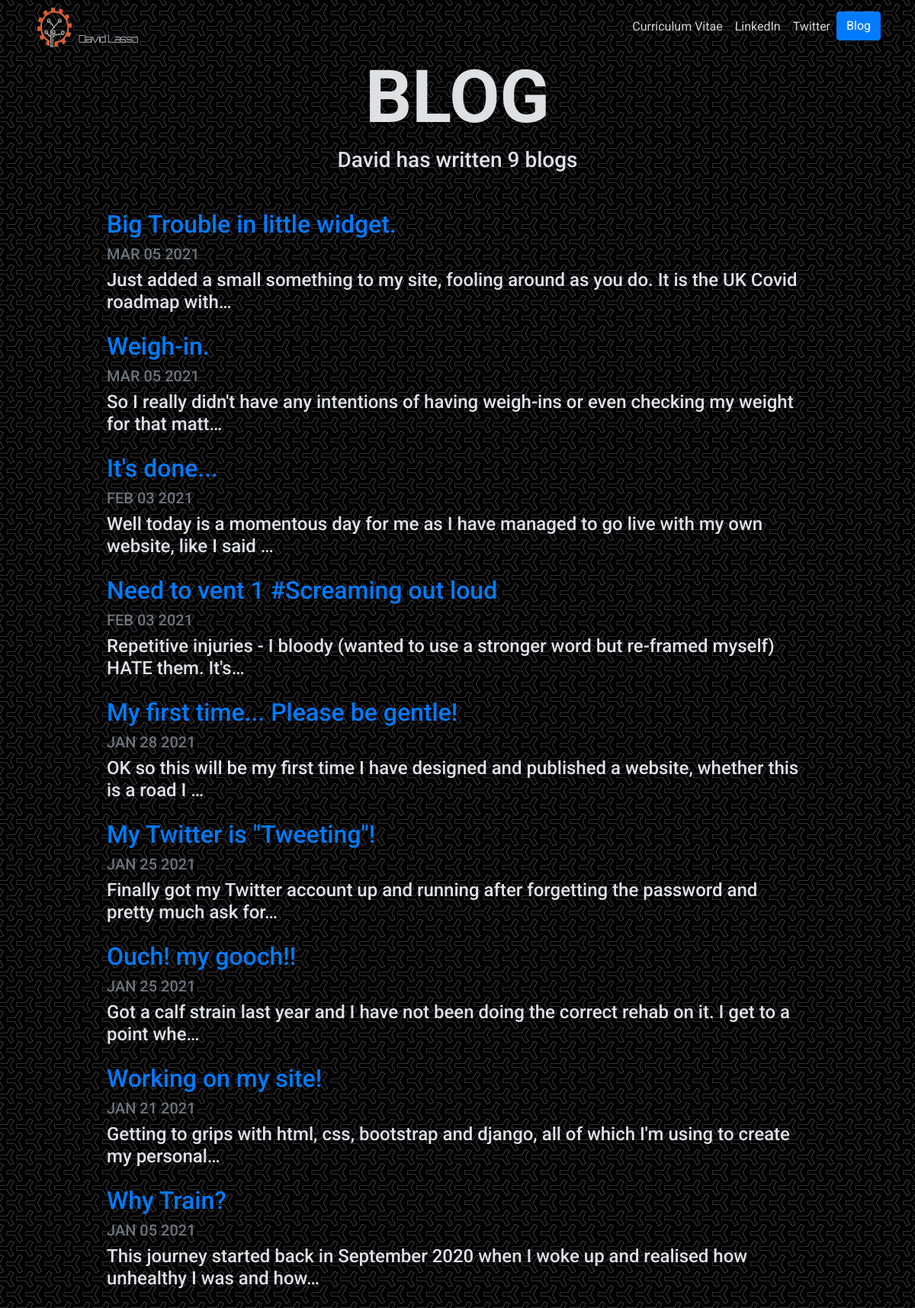
The page /blog/ on the database as committed earlier.
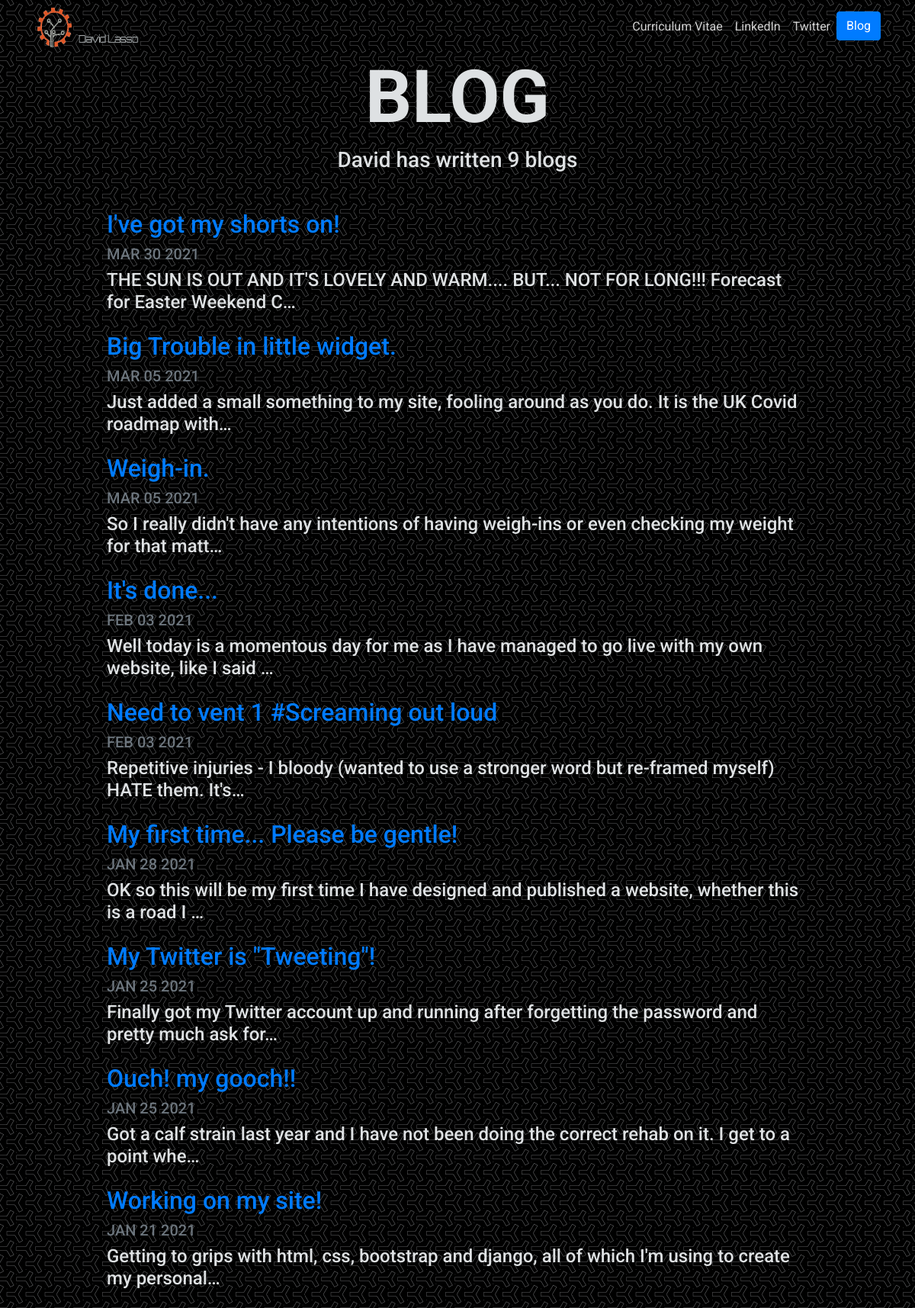
The same page on the database as committed later.
### blog/models.py (models this page shows, shortened)
class Blog(models.Model):
	title = models.CharField(max_length=200)
	description = models.TextField()
	date = models.DateField()

### blog/views.py (the view)
# urls.py: path('', views.all_blogs, name='all_blogs'),
def all_blogs(request):
	blogs = Blog.objects.order_by('-date')[:9]
	return render(request, 'blog/all_blogs.html', {'blogs':blogs})

### blog/templates/blog/all_blogs.html
{% extends 'wsite/base.html' %}
{% load static %}
{% block content %}
<h1 id="blogtitle" class="font-weight-bold text-center">BLOG</h1>
<h3 class="text-center mb-5">David has written {{ blogs.count }} blog{{ blogs.count|pluralize }}</h3>
{% for blog in blogs %}
<div class="row justify-content-center my-3">
  <div class="col-md-10">
    <a href="{% url 'blog:detail' blog.id %}">
      <h2>{{ blog.title }}</h2>
    </a>
    <h5 class="text-muted">{{ blog.date|date:'M d Y'|upper }}</h5>
    <h4>{{ blog.description|striptags|truncatechars:100 }}</h4>
  </div>
</div>
{% endfor %}
{% endblock %}

Rows that differ between the two databases and show on the page:
no longer on this page (row unchanged): Blog: title "Why Train?", date "JAN 05 2021", description "This journey started back in September 2020 when I woke up and realised how unhealthy I was and how…"
added Blog: title "I've got my shorts on!", date "MAR 30 2021", description "THE SUN IS OUT AND IT'S LOVELY AND WARM.... BUT... NOT FOR LONG!!! Forecast for Easter Weekend C…"
